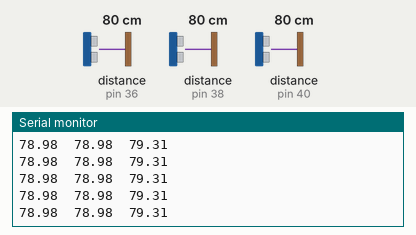
Simulated run of this sketch. Board: Arduino Mega 2560, built with avr-gcc and run on an emulated ATmega2560. Shown: the last lines printed to the serial monitor. Wiring (inferred from the names in the program): 3 × ultrasonic range finder: trigger pin 37, echo pin 36 / trigger pin 39, echo pin 38 / trigger pin 41, echo pin 40. The test bench sets the inputs (shaded band); at power-on: distance to the obstacle (sensors on pin 36, pin 38, pin 40) 80 cm. The echo pulse lasts 58.3 µs per cm.

Above: at 1.2 s.
1.3 s: distance to the obstacle (sensor on pin 36) set to 2 cm
At 2.1 s:
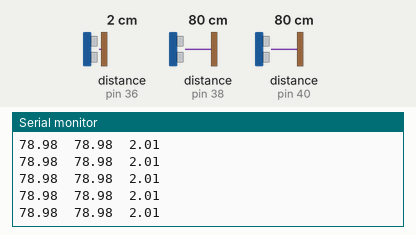
4.3 s: distance to the obstacle (sensor on pin 38) set to 120 cm
At 5.0 s:
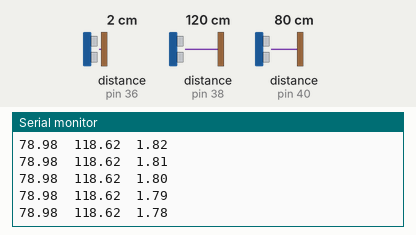
7.3 s: distance to the obstacle (sensor on pin 40) set to 2 cm
At 7.8 s:
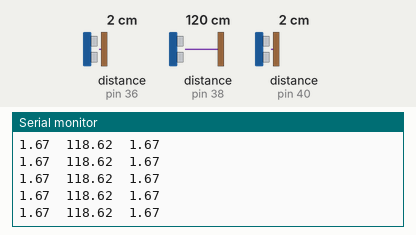
10.3 s: distance to the obstacle (sensor on pin 36) set to 250 cm
At 10.9 s:
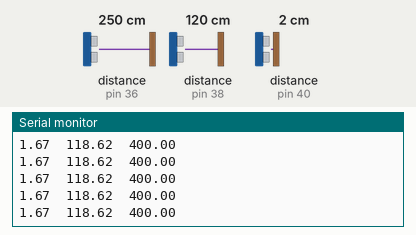
13.3 s: distance to the obstacle (sensor on pin 38) set to 2 cm
At 13.9 s:
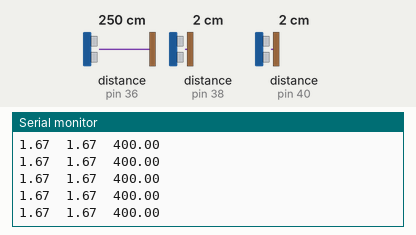
16.3 s: distance to the obstacle (sensor on pin 38) set to 18 cm
At 16.9 s:
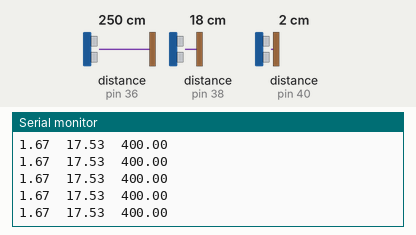
Timing chart, 0 to 19.3 s (numbered marks = the images above; inputs shaded):
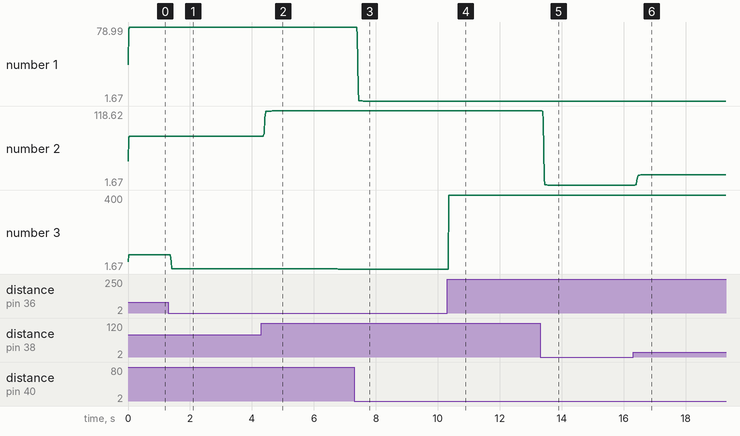

The sketch:

SonarTest.ino
```cpp
#include <SimpleKalmanFilter.h>

const int SonarEcho[3] = {40, 38, 36};
const int SonarTrig[3] = {41, 39, 37};

SimpleKalmanFilter Sonar00(10, 10, 5);
SimpleKalmanFilter Sonar01(10, 10, 5);
SimpleKalmanFilter Sonar02(10, 10, 5);

void setup() {
  for (int i = 0; i < 3; i++) {
    pinMode(SonarTrig[i], OUTPUT);
    pinMode(SonarEcho[i], INPUT);
  }
  Serial.begin(9600);
}

void loop() {
  for (int i = 0; i < 3; i++) {
    Serial.print(GetDistance(i));
    Serial.print("  ");
  }
  Serial.println();
}

double GetDistance(int index) {
  unsigned long duration;
  double distance;
  digitalWrite(SonarTrig[index], LOW);
  delayMicroseconds(2);
  digitalWrite(SonarTrig[index], HIGH);
  delayMicroseconds(5);
  digitalWrite(SonarTrig[index], LOW);

  duration = pulseIn(SonarEcho[index], HIGH, 15000);
  distance = (double)(duration / 2 / 29.412);

  if (distance == 0) return 400;

  switch (index) {
    case 0: {
        return Sonar00.updateEstimate(distance);
        break;
      }
    case 1: {
        return Sonar01.updateEstimate(distance);
        break;
      }
    case 2: {
        return Sonar02.updateEstimate(distance);
        break;
      }
  }
}

double GetMinimalist(double distance) { //Get the smallest value for the distance to a wall since we track two walls
  while (distance > 25) {
    distance -= 25;
  }
  return distance;
}
```

Measured:
- after the input at 1.3 s, the serial monitor: prints a new line after 0.07 s (image 1)
- after the input at 4.3 s, the serial monitor: prints a new line after 0.07 s (image 2)
- after the input at 7.3 s, the serial monitor: prints a new line after 0.08 s (image 3)
- after the input at 10.3 s, the serial monitor: prints a new line after 0.06 s (image 4)
- after the input at 13.3 s, the serial monitor: prints a new line after 0.08 s (image 5)
- after the input at 16.3 s, the serial monitor: prints a new line after 0.08 s (image 6)
- plotted number 2: 78.98 → 118.62 after the input at 4.3 s, 1.67 → 17.54 after the input at 16.3 s
- plotted number 3: 79.31 → 2.01 after the input at 1.3 s, 2.01 → 1.67 after the input at 4.3 s, 1.67 → 400 after the input at 10.3 s
